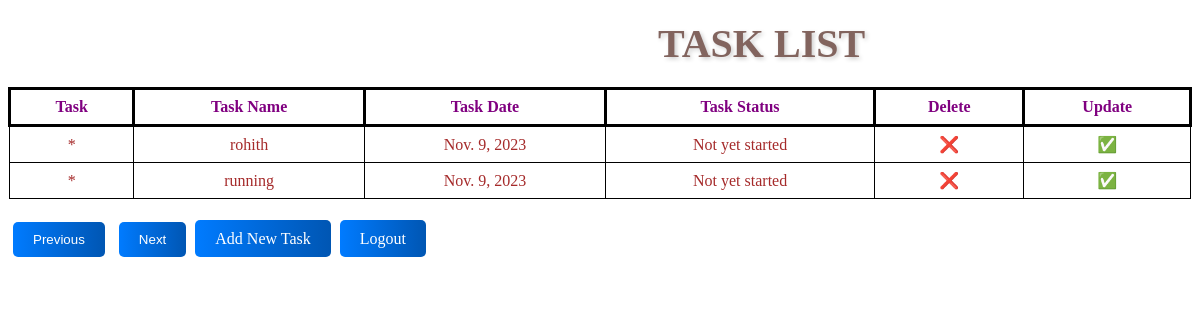
The app's page /tasks/task_list/ (signed in) with its own data.
### task_app/models.py (models this page shows, shortened)
class Task(models.Model):
    task_id=models.AutoField(max_length=3,primary_key=True)
    user = models.ForeignKey(User, on_delete=models.CASCADE)
    name=models.CharField(verbose_name="Task name", max_length=65, unique=False)
    t_date=models.DateField(verbose_name="Date")
    status=models.CharField(verbose_name="Task status", max_length=1, choices=Status.choices)

### task_app/views.py (the view, shortened to what this page needs)
# urls.py: path('task_list/', views.task_list, name='task_list'),
def task_list(request):
    today = datetime.date.today()#This line gets the current date.
    tasks = Task.objects.filter(user=request.user)#This line retrieves tasks associated with the currently logged-in user.
    from_email = "harsithsanthoshkumar@gmail.com"  # Update with your email
    recipient_list =[request.user.email]# sender's email address and the recipient's email address(current user)
    tasks_for_current_date = tasks.filter(t_date=today)#This line filters tasks to find those that have the same date as today.
    return render(request, "l1.html", {'tasks': tasks})

### Templates/l1.html (shortened to what this page needs)
<!DOCTYPE html>
<html lang="en">
<head>
    {%load static%}
    <link rel="stylesheet" href="{% static 'list1.css' %}">
</head>
<body>
<h2>TASK LIST</h2>
<table>
    <thead>
        <tr>
            <th>Task</th>
            <th>Task Name</th>
            <th>Task Date</th>
            <th>Task Status</th>
            <th>Delete</th>
            <th>Update</th>
        </tr>
    </thead>
    <tbody>
        {% for task in tasks %}
        <tr>
            <td>*</td>
            <td>{{ task.name }}</td>
            <td>{{ task.t_date }}</td>
            <td>{{ task.get_status_display }}</td>
            <td>
                <a href="{% url 'tasks:task_delete' pk=task.task_id %}">❌</a>
            </td>
            <td>
                <a href="{% url 'tasks:task_update' pk=task.task_id %}">✅</a>
            </td>
        </tr>
        {% endfor %}
    </tbody>
</table>
<br>
<button id="prev" type="button" class="btn btn-primary" name="button">Previous</button>
<button id="next" type="button" class="btn btn-primary" name="button">Next</button>
<a href="{% url 'tasks:task_create' %}"class="custom-link">Add New Task</a>
<a class="logout-link" href="{% url 'tasks:logout_user' %}">Logout</a>
<br>
</body>
</html>

### static/list1.css (style rules this page uses)
table { border-collapse: collapse; width: 100%; background-size: cover; }
th { border: 3px solid black; padding: 8px; text-align: center; color:purple ; }
td { border: 1px solid black; padding: 8px; text-align: center; color: brown; }
body { background-image: url('https://img.freepik.com/free-vector/vintage-leaves-background_53876-99507.jpg?w=740&t=st=1699182924~exp=1699183524~hmac=c94fa5d34314c526bdc45bff16edcb309c79b6714ac3d121080c261b94b6487b'); background-repeat:no-repeat; background-size:cover; }
a { text-decoration:none; }
button#prev, button#next { background: linear-gradient(to right, #007BFF, #0056b3); color: #FFF; border: none; padding: 10px 20px; border-radius: 5px; cursor: pointer; margin: 5px; }
h2 { font-size: 40px; font-weight: bold; color: #82645e; text-shadow: 2px 2px 4px rgba(0, 0, 0, 0.2); margin: 20px 0; margin-left:650px; }
.logout-link { background: linear-gradient(to right, #007BFF, #0056b3); color: #FFF; border: none; padding: 10px 20px; border-radius: 5px; cursor: pointer; margin: 5px; }

### records on screen
Task: name "rohith", t_date "Nov. 9, 2023", status "Not yet started"
Task: name "running", t_date "Nov. 9, 2023", status "Not yet started"
